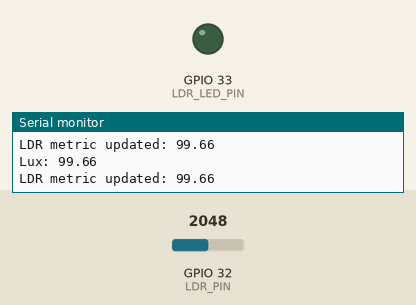
The sketch below on a simulated ESP32. On the bench: output pins drawn as LEDs (lit = HIGH), the last lines printed to the serial monitor. Inputs (shaded band) come from the test bench; at power-on: GPIO 32 (LDR_PIN) = 2048. WiFi joins after 1.5 s; servers stay silent unless stated.

Above: at 4.9 s.
5.0 s: GPIO 32 (LDR_PIN) set to 2162
6.7 s: GPIO 32 (LDR_PIN) set to 2243
At 8.5 s:
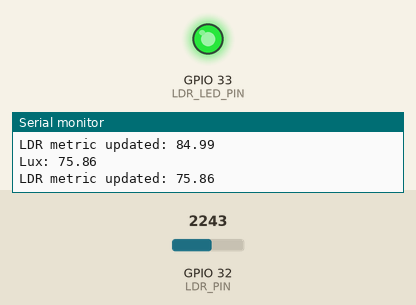
9.0 s: GPIO 32 (LDR_PIN) set to 2047
At 10.1 s:
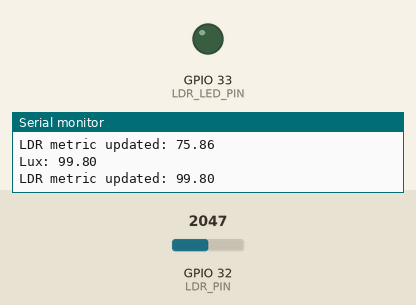
Timing chart, 0 to 12.0 s (numbered marks = the images above; inputs shaded):
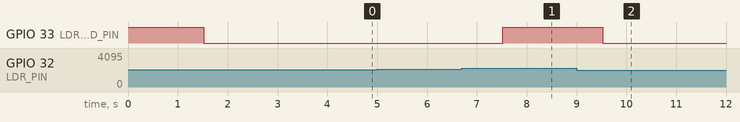

The sketch:

sketch.ino
```cpp
#include <WiFi.h>
#include <FirebaseESP32.h>

// Provide the token generation process info.
#include <addons/TokenHelper.h>

// Provide the RTDB payload printing info and other helper functions.
#include <addons/RTDBHelper.h>

//DateTime
const char* ntpServer = "pool.ntp.org";
const long  gmtOffset_sec = 0;
const int   daylightOffset_sec = 3600;

/* 1. Define the WiFi credentials */
#define WIFI_SSID "Wokwi-GUEST"
#define WIFI_PASSWORD ""

// For the following credentials, see examples/Authentications/SignInAsUser/EmailPassword/EmailPassword.ino

/* 2. Define the API Key */
#define API_KEY "AIzaSyA7PPm1mpebQxM3BR2PjqX3XKT15d2x_o0"

/* 3. Define the RTDB URL */
#define DATABASE_URL "iot-firebase-a0460-default-rtdb.europe-west1.firebasedatabase.app" //<databaseName>.firebaseio.com or <databaseName>.<region>.firebasedatabase.app

/* 4. Define the user Email and password that alreadey registerd or added in your project */
#define USER_EMAIL "miralem.avdic24@gmail.com"
#define USER_PASSWORD "kikiriki"

const char* separator = "---------------------------------------";

// Define Firebase Data object
FirebaseData fbdo;

FirebaseAuth auth;
FirebaseConfig config;

unsigned long sendDataPrevMillis = 0;
unsigned long getLDRmetricPrevMillis = 0;
unsigned long count = 0;

// LDR Characteristics
const float GAMMA = 0.7;
const float RL10 = 50;
const float VOLTAGE_CALIBRATION = 4;

const int LDR_PIN = 32; //Photoresistor sensor (LDR)
const int LDR_LED_PIN = 33; //LED diode

const int minimum_sunlight = 172; //~8600 lux
float LDR_threshold = 80.0;
int moisture_threshold = 800;

float latest_LDR_metric = -1.0;

float convertToLux(int analogValue){
  float voltage = (analogValue / VOLTAGE_CALIBRATION) / 1024. * 5;
  float resistance = 2000 * voltage / (1 - voltage / 5);
  float lux = pow(RL10 * 1e3 * pow(10, GAMMA) / resistance, (1 / GAMMA));
  return lux;
}

//Retrieves the latest photoresistor sensor readings
float getLDRmetric() {
  //Convert analog signal to lux
  latest_LDR_metric = convertToLux(analogRead(LDR_PIN));

  Serial.print("Lux: ");
  Serial.println(latest_LDR_metric);

  //Turn on the LED if light metric is higher than the threshold
  handleThreshold(LDR_threshold, latest_LDR_metric, LDR_LED_PIN);
  return latest_LDR_metric;
}

void initWifi(){
  //Establish WiFi connection
  WiFi.begin(WIFI_SSID, WIFI_PASSWORD);
  Serial.println(separator);
  Serial.print("Connecting to Wi-Fi");
  while (WiFi.status() != WL_CONNECTED)
  {
    Serial.print(".");
    delay(300);
  }
  Serial.println();
  Serial.print("Connected with IP: ");
  Serial.println(WiFi.localIP());
  Serial.println(separator);
}

void handleThreshold(float threshold, float metric, int LED){
  if(metric > threshold){
    digitalWrite(LED, LOW);
  }else{
    digitalWrite(LED, HIGH);
  }
}

void setup() {
  Serial.begin(115200);
  pinMode(LDR_PIN, INPUT); //Photoresistor (LDR) pin
  pinMode(LDR_LED_PIN, OUTPUT); //LED diode
  digitalWrite(LDR_LED_PIN, HIGH);


  //Log metrics
  // Serial.print("Initial LDR metric: ");
  // Serial.println(getLDRmetric());

  initWifi();

  //Log Firebase version
  Serial.println(separator);
  Serial.println("Connecting to Firebase");
  Serial.printf("Firebase Client v%s\n\n", FIREBASE_CLIENT_VERSION);

  /* Assign the api key (required) */
  config.api_key = API_KEY;

  /* Assign the user sign in credentials */
  // auth.user.email = USER_EMAIL;
  // auth.user.password = USER_PASSWORD;

  /* Assign the callback function for the long running token generation task */
  // config.token_status_callback = tokenStatusCallback; // see addons/TokenHelper.h

  // Or use legacy authenticate method
  config.database_url = DATABASE_URL;
  config.signer.tokens.legacy_token = "DLpZBh6ygHNZtrrrKMQOqbTV4jctSNCGw0XRgwN6";

  // To connect without auth in Test Mode, see Authentications/TestMode/TestMode.ino

  //////////////////////////////////////////////////////////////////////////////////////////////
  // Please make sure the device free Heap is not lower than 80 k for ESP32 and 10 k for ESP8266,
  // otherwise the SSL connection will fail.
  //////////////////////////////////////////////////////////////////////////////////////////////

  Firebase.begin(&config, &auth);

  // Comment or pass false value when WiFi reconnection will control by your code or third party library
  Firebase.reconnectWiFi(true);

  Firebase.setDoubleDigits(5);
  Serial.println(separator);
}

void loop() {
  //Update photoresistor latest metrics
  if(millis() - getLDRmetricPrevMillis > 1000 || getLDRmetricPrevMillis == 0){
      getLDRmetricPrevMillis = millis();

      getLDRmetric();

      //Log metrics
      Serial.print("LDR metric updated: ");
      Serial.println(latest_LDR_metric);
  }

  // Firebase.ready() should be called repeatedly to handle authentication tasks.
  if (Firebase.ready() && (millis() - sendDataPrevMillis > 15000 || sendDataPrevMillis == 0))
  {
    Serial.println(separator);
    Serial.println("Firebase: Ready");
    Serial.print("Firebase loop index: ");
    Serial.println(count);

    sendDataPrevMillis = millis();

    // int iVal = 0;
    // Serial.printf("Get int ref... %s\n", Firebase.getInt(fbdo, F("/test/int"), &iVal) ? String(iVal).c_str() : fbdo.errorReason().c_str());

    // Serial.printf("Set string... %s\n", Firebase.setString(fbdo, F("/test/string"), "Hello World!") ? "ok" : fbdo.errorReason().c_str());

    // Serial.printf("Get string... %s\n", Firebase.getString(fbdo, F("/test/string")) ? fbdo.to<const char *>() : fbdo.errorReason().c_str());

    // For the usage of FirebaseJson, see examples/FirebaseJson/BasicUsage/Create_Edit_Parse.ino
    FirebaseJson metricsJSON;
    FirebaseJson thresholdsJSON;

    Serial.println("Fetching thresholds... ");
    if(Firebase.getJSON(fbdo, F("/device01/thresholds/light"))){
      Serial.print("Light threshold: ");
      Serial.println(fbdo.to<float>());
      LDR_threshold = fbdo.to<float>();
    }else{
      Serial.println("No threshold found. Setting the defaults");
      thresholdsJSON.set(F("light"), LDR_threshold);
      thresholdsJSON.set(F("moisture"), moisture_threshold);
    }

    //Turn on the LED if light metric is higher than the threshold
    handleThreshold(LDR_threshold, latest_LDR_metric, LDR_LED_PIN);

    Serial.println("Creating JSON with metrics data...");
    //Setup incremental indexing for Firebase //TODO: separate into function
    char firebase_db_path[24] = "/device01/metrics/LDR/";
    char countAsString[4];
    char fullPath[27];
    itoa(count, countAsString, 10);
    strcpy(fullPath, firebase_db_path);
    strcat(fullPath, countAsString);

    Serial.print("Updating metrics on path: ");
    Serial.println(fullPath); //Log path

    //Initialise JSON to send to Firebase
    Serial.println("Initialising JSON...");
    metricsJSON.set(F("ts/.sv"), F("timestamp"));
    metricsJSON.set(F("/LDRvalue"), latest_LDR_metric);
    if (count == 0)
    {
      Serial.printf("Set metrics json... %s\n", Firebase.set(fbdo, F(fullPath), metricsJSON) ? "ok" : fbdo.errorReason().c_str());
    }
    else
    {
      Serial.printf("Update node... %s\n", Firebase.updateNode(fbdo, F(fullPath), metricsJSON) ? "ok" : fbdo.errorReason().c_str());
    }


    // For generic set/get functions.

    // For generic set, use Firebase.set(fbdo, <path>, <any variable or value>)

    // For generic get, use Firebase.get(fbdo, <path>).
    // And check its type with fbdo.dataType() or fbdo.dataTypeEnum() and
    // cast the value from it e.g. fbdo.to<int>(), fbdo.to<std::string>().

    // The function, fbdo.dataType() returns types String e.g. string, boolean,
    // int, float, double, json, array, blob, file and null.

    // The function, fbdo.dataTypeEnum() returns type enum (number) e.g. fb_esp_rtdb_data_type_null (1),
    // fb_esp_rtdb_data_type_integer, fb_esp_rtdb_data_type_float, fb_esp_rtdb_data_type_double,
    // fb_esp_rtdb_data_type_boolean, fb_esp_rtdb_data_type_string, fb_esp_rtdb_data_type_json,
    // fb_esp_rtdb_data_type_array, fb_esp_rtdb_data_type_blob, and fb_esp_rtdb_data_type_file (10)

    count++;
    Serial.println(separator);
  }
}
```

Measured:
- the behaviour switches between 2205 and 2206 on GPIO 32 (LDR_PIN) (found by bisection; images 0 and 1)
- after the input at 6.7 s, GPIO 33 (LDR_LED_PIN): LOW → HIGH after 0.82 s
- after the input at 9.0 s, GPIO 33 (LDR_LED_PIN): HIGH → LOW after 0.52 s
